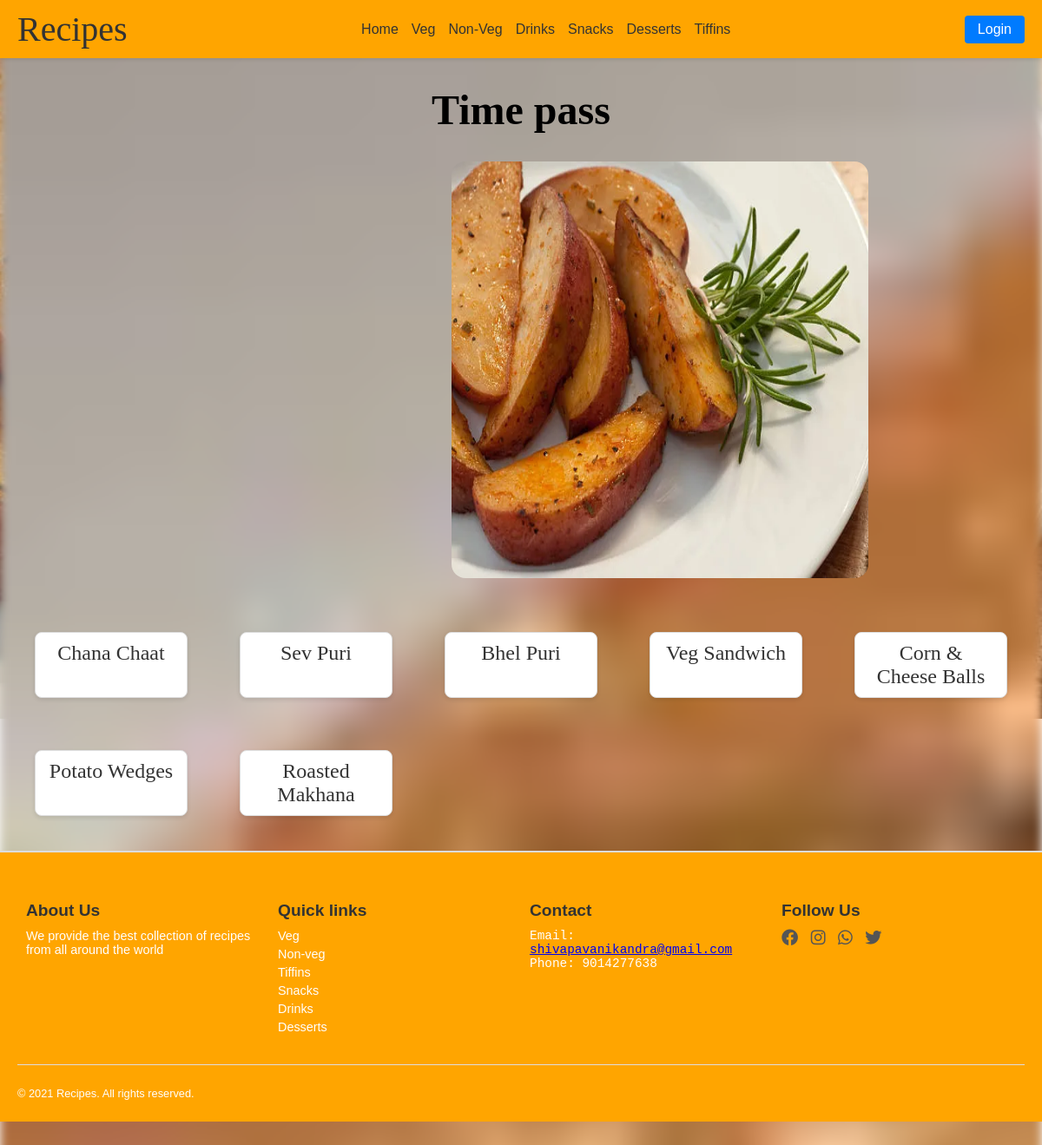
The page /snacks/timepass/ on the database its author committed.
### snacks/models.py (models this page shows, shortened)
class timepasssnacks(models.Model):
    name=models.CharField(max_length=100)
    image=models.ImageField(upload_to='images/')
    ingredients=models.TextField()
    recipe=models.TextField()
    video=models.URLField(null=True,blank=True)

### snacks/views.py (the view)
# urls.py: path('timepass/',views.Timepasssnacks,name='timepass'),
def Timepasssnacks(request):
    timepass=timepasssnacks.objects.all()
    return render(request,'snacks/timepasssnacks.html',{'timepass':timepass})

### template/snacks/timepasssnacks.html (shortened to what this page needs)
<!DOCTYPE html>
<html lang="en">
<head>
    <link href="https://cdnjs.cloudflare.com/ajax/libs/font-awesome/6.0.0-beta3/css/all.min.css" rel="stylesheet">
<body>
    <nav>
        <div class="logo">Recipes</div>
        <div class="nav-links">
            <a href="{% url 'ourrecipe1:home' %}">Home</a>
            <div class="has-dropdown">
                <a href="{% url 'ourrecipe1:veg' %}">Veg</a>
            </div>
            <div class="has-dropdown">
                <a href="{% url 'ourrecipe1:nonveg' %}">Non-Veg</a>
            </div>
            <div class="has-dropdown">
                <a href="{% url 'ourrecipe1:drinks' %}">Drinks</a>
            </div>
            <div class="has-dropdown">
                <a href="{% url 'ourrecipe1:snacks' %}">Snacks</a>
            </div>
            <div class="has-dropdown">
                <a href="{% url 'ourrecipe1:dessert' %}">Desserts</a>
            </div>
            <div class="has-dropdown">
                <a href="{% url 'ourrecipe1:tiffins' %}">Tiffins</a>
            </div>
        </div>
        <div class="search-login">
            <button class="login-btn">Login</button>
        </div>
    </nav>
    <h1 id="head">Time pass</h1>
    <div><img src="../../static/images/seasoned-potato-wedges-with-rosemary.webp" alt="" id="img1"></div><br>
    <div class="fastfood-container">{% for i in timepass %}
    <a href="{% url 'snacks:showtimepasssnacks' i.id %}" class="fastfood-item">{{i.name}}</a>
    {% endfor %}</div>
    <footer>
        <div class="footer-section">
        <h4>About Us</h4>
        <p>We provide the best collection of recipes from all
            around the world</p>
        </div>
        <div class="footer-section">
        <ul>
            <h4>Quick links</h4>
            <a href="{% url 'ourrecipe1:veg' %}" class="quick"><li>Veg</li></a>
            <a href="{% url 'ourrecipe1:nonveg' %}" class="quick"><li>Non-veg</li></a>
            <a href="{% url 'ourrecipe1:tiffins' %}" class="quick"><li>Tiffins</li></a>
            <a href="{% url 'ourrecipe1:snacks' %}" class="quick"><li>Snacks</li></a>
            <a href="{% url 'ourrecipe1:drinks' %}" class="quick"><li>Drinks</li></a>
            <a href="{% url 'ourrecipe1:dessert' %}" class="quick"><li>Desserts</li></a>
        </ul>
        </div>
        <div class="footer-section">
        <h4>Contact</h4>
        <pre>Email:
<a href="#">shivapavanikandra@gmail.com</a>
Phone: 9014277638
        </pre>
        </div>
        <div class="footer-section">
        <h4>Follow Us</h4>
        <a href="#"><i class="fa-brands fa-facebook"></i></a>
        <a href="#"><i class="fa-brands fa-instagram"></i></a>
        <a href="#"><i class="fa-brands fa-whatsapp"></i></a>
        <a href="#"><i class="fa-brands fa-twitter"></i></a>
        </div>
        <hr>
        <p id="f2">&copy; 2021 Recipes. All rights reserved.</p>
    </footer>
</body>
</html>

### template/snacks/timepasssnacks.html (style rules this page uses)
body { margin: 0; font-family: Arial, sans-serif; background-image: url(../../static/images/seasoned-potato-wedges-with-rosemary.webp); background-repeat: no-repeat; background-size: cover; background-position: center; }
body::before { content: ""; position: absolute; top: 0vh; left: 0; right: 0; bottom: -80vh; background-image: inherit; background-size: inherit; background-repeat: inherit; filter: blur(6px); z-index: -1; }
#img1 { position: relative; z-index: 1; }
nav { display: flex; justify-content: space-between; align-items: center; background-color: orange; padding: 10px 20px; box-shadow: 0 2px 4px rgba(0, 0, 0, 0.1); }
.logo { font-size: 2.5rem; font-family: cursive; color: #333; }
.nav-links { display: flex; gap: 15px; }
.nav-links a { text-decoration: none; font-size: 1rem; color: #333; transition: color 0.3s; }
.has-dropdown { position: relative; }
.search-login { display: flex; gap: 10px; align-items: center; }
.login-btn { background-color: #007BFF; color: white; border: none; padding: 7px 15px; border-radius: 4px; font-size: 1rem; cursor: pointer; transition: background-color 0.3s; }
footer { display: flex; flex-wrap: wrap; justify-content: space-between; background-color: orange; padding: 20px; border-top: 2px solid #ddd; }
footer h4 { margin-bottom: 10px; font-size: 1.2rem; color: #333; }
footer p, pre { font-size: 0.9rem; color: white; margin: 5px 0; }
ul { list-style-type: none; padding: 0; margin: 0; }
ul a { text-decoration: none; color: white; font-size: 0.9rem; margin: 5px 0; display: block; }
footer a i { font-size: 1.2rem; color: #555; margin-right: 10px; transition: color 0.3s ease; }
footer hr { width: 100%; border: none; border-top: 1px solid #ddd; margin: 20px 0; }
#f2 { text-align: center; font-size: 0.8rem; color: white; }
.footer-section { flex: 1; min-width: 200px; margin: 10px; }
#img1 { width: 40%; height: 60vh; margin-left: 65vh; border-radius: 2vh; }
#head { font-size: 3rem; font-family: cursive; text-align: center; }
.fastfood-container { display: grid; grid-template-columns: repeat(auto-fit, minmax(150px, 1fr)); gap: 60px; padding: 40px; max-width: 1200px; margin: 0 auto; }
.fastfood-item { display: block; text-align: center; text-decoration: none; font-family: cursive; font-size: 1.5em; color: #333; background-color: #fff; padding: 10px 15px; border: 1px solid #ddd; border-radius: 8px; box-shadow: 0 2px 5px rgba(0, 0, 0, 0.1); transition: transform 0.2s, box-shadow 0.2s; }

### rows shown on the page
timepasssnacks: name "Chana Chaat"
timepasssnacks: name "Sev Puri"
timepasssnacks: name "Bhel Puri"
timepasssnacks: name "Veg Sandwich"
timepasssnacks: name "Corn & Cheese Balls"
timepasssnacks: name "Potato Wedges"
timepasssnacks: name "Roasted Makhana"
